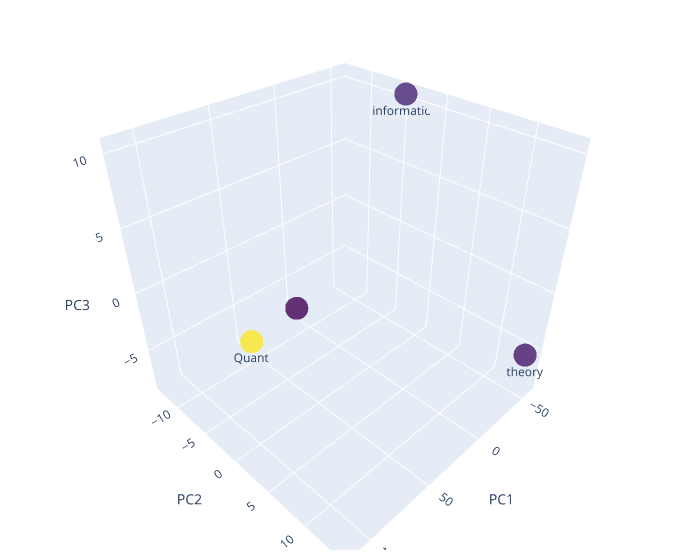
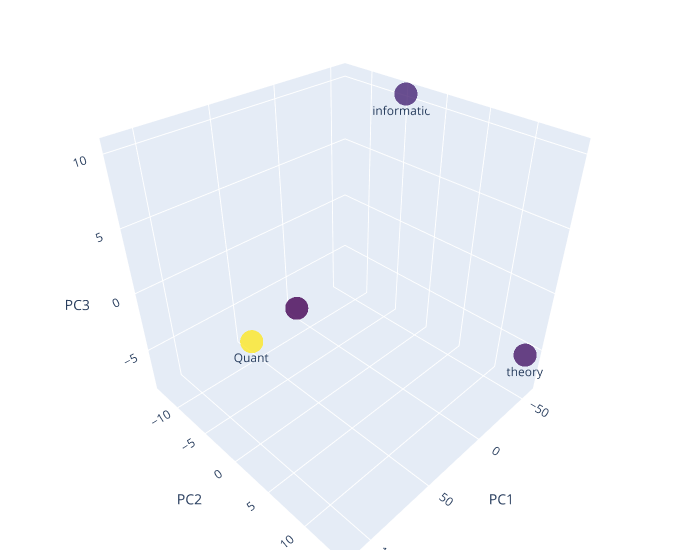

Notebook code cell kept with these figures, in order:
### Code cell
import torch
from transformers import GPT2Tokenizer, GPT2Model
from sklearn.decomposition import PCA
import plotly.graph_objects as go

# Initialize the model and tokenizer
tokenizer = GPT2Tokenizer.from_pretrained('gpt2')
model = GPT2Model.from_pretrained('gpt2')

sentences = ["Quantum information theory is interesting.", 
             "Quantum information theory allows us to study attention using entanglement."]

# Function to calculate Euclidean distance
def euclidean_distance(a, b):
    return torch.dist(a, b)

# Iterate over sentences
for sentence in sentences:
    # Tokenize the sentence
    inputs = tokenizer(sentence, return_tensors='pt')

    # Pass the tokens through the model to get hidden states
    outputs = model(**inputs)

    # outputs[0] contains the hidden states (context vectors) for each token
    hidden_states = outputs[0]

    # Tokenize the phrase separately to know how many tokens it contains
    phrase_tokens = tokenizer.encode("Quantum information theory")

    # Find the starting index of "Quantum information theory" in the tokenized sentence
    start_index = inputs['input_ids'][0].tolist().index(phrase_tokens[0])

    # Extract the context vectors for the phrase "Quantum information theory"
    phrase_context_vectors = hidden_states[0, start_index : start_index + len(phrase_tokens), :]

    # Compute pairwise Euclidean distances and store in a matrix
    distance_matrix = torch.zeros(len(phrase_tokens), len(phrase_tokens))
    for i in range(len(phrase_tokens)):
        for j in range(len(phrase_tokens)):
            distance_matrix[i, j] = euclidean_distance(phrase_context_vectors[i], phrase_context_vectors[j])

    print(f'Distance matrix for "Quantum information theory" in sentence "{sentence}":\n {distance_matrix}\n')

    # Perform PCA to reduce the dimensions to 3
    pca = PCA(n_components=3)
    reduced_vectors = pca.fit_transform(phrase_context_vectors.detach().numpy())
    
    # Create labels for each token
    labels = [tokenizer.decode([token_id]) for token_id in phrase_tokens]
    
    # Create a 3D scatter plot
    fig = go.Figure(data=[go.Scatter3d(
        x=reduced_vectors[:, 0],
        y=reduced_vectors[:, 1],
        z=reduced_vectors[:, 2],
        mode='markers+text',
        text=labels,
        marker=dict(
            size=8,
            color=distance_matrix.mean(dim=1).detach().numpy(), # set color to average distance
            colorscale='Viridis',   # choose a colorscale
            opacity=0.8
        ),
        textposition="bottom center"
    )])

    fig.update_layout(scene=dict(
                    xaxis_title='PC1',
                    yaxis_title='PC2',
                    zaxis_title='PC3'),
                    width=700,
                    margin=dict(r=20, b=10, l=10, t=10))
    fig.show()

### Figure 1 — Plotly figure (JSON) as saved in the notebook; plotly's stock layout.template omitted (floating-point values rounded to 4 significant figures)
{"data": [{"marker": {"color": [114.8, 58.24, 63.98, 61.64], "colorscale": [[0, "#440154"], [0.1111, "#482878"], [0.2222, "#3e4989"], [0.3333, "#31688e"], [0.4444, "#26828e"], [0.5556, "#1f9e89"], [0.6667, "#35b779"], [0.7778, "#6ece58"], [0.8889, "#b5de2b"], [1, "#fde725"]], "opacity": 0.8, "size": 8}, "mode": "markers+text", "text": ["Quant", "um", " information", " theory"], "textposition": "bottom center", "type": "scatter3d", "x": [114.1, -4.028, -58.33, -51.77], "y": [3.611, -13.18, -4.551, 14.12], "z": [2.763, -8.173, 10.39, -4.984]}], "layout": {"margin": {"b": 10, "l": 10, "r": 20, "t": 10}, "scene": {"xaxis": {"title": {"text": "PC1"}}, "yaxis": {"title": {"text": "PC2"}}, "zaxis": {"title": {"text": "PC3"}}}, "width": 700}}

### Figure 2 — Plotly figure (JSON) as saved in the notebook; plotly's stock layout.template omitted (floating-point values rounded to 4 significant figures)
{"data": [{"marker": {"color": [114.8, 58.24, 63.98, 61.64], "colorscale": [[0, "#440154"], [0.1111, "#482878"], [0.2222, "#3e4989"], [0.3333, "#31688e"], [0.4444, "#26828e"], [0.5556, "#1f9e89"], [0.6667, "#35b779"], [0.7778, "#6ece58"], [0.8889, "#b5de2b"], [1, "#fde725"]], "opacity": 0.8, "size": 8}, "mode": "markers+text", "text": ["Quant", "um", " information", " theory"], "textposition": "bottom center", "type": "scatter3d", "x": [114.1, -4.028, -58.33, -51.77], "y": [3.611, -13.18, -4.551, 14.12], "z": [2.763, -8.173, 10.39, -4.984]}], "layout": {"margin": {"b": 10, "l": 10, "r": 20, "t": 10}, "scene": {"xaxis": {"title": {"text": "PC1"}}, "yaxis": {"title": {"text": "PC2"}}, "zaxis": {"title": {"text": "PC3"}}}, "width": 700}}
